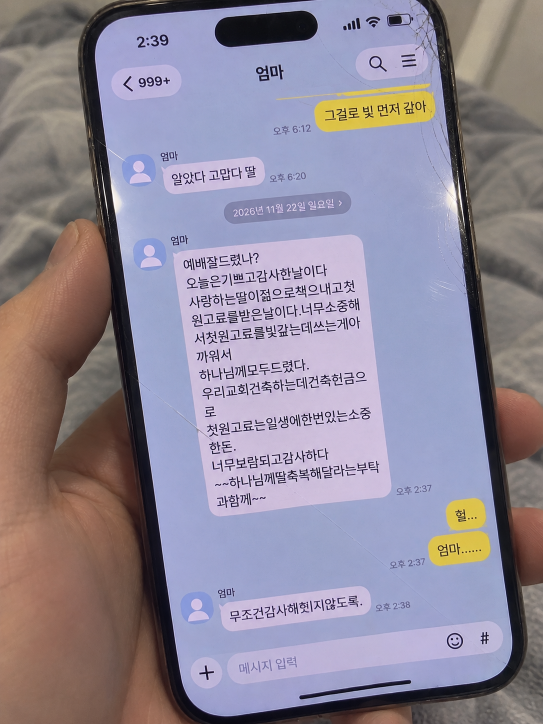
#> input picture jobs/2026-11-22-kakao-church-mom/src/chatgpt_photo.png, 1086 x 1448 px (shown at 1/2 size)
$ python retext.py
#> lines starting #> are read from the running program, lines starting #| are printed output that depends on the picture; after the words box and inside, x2 and y2 are one past the last pixel; in counts of white or black regions, pixels touching at a corner belong together
"""ChatGPT 손폰 사진의 말풍선·이름·시간 글씨를 전부 다시 씀.
말풍선마다 따로 원근 변환(렌더 말풍선 4모서리 → 사진 말풍선 4모서리)을 구해, 그 말풍선 글씨와 옆 시간·위 이름을 옮겨 씀.
사진의 기존 글씨는 inpaint로 지우고, 새 글씨는 사진 바탕색을 어둡게 한 색으로 얹음(색조·금·반사 유지)."""
import numpy as np, cv2
from PIL import Image
P = np.array(Image.open("src/chatgpt_photo.png").convert("RGB"))
#> P is the input picture: shape (1448, 1086, 3); mean R, G, B 143.7, 136, 151.3
R = np.array(Image.open("out/kakao_screen.png").convert("RGB"))
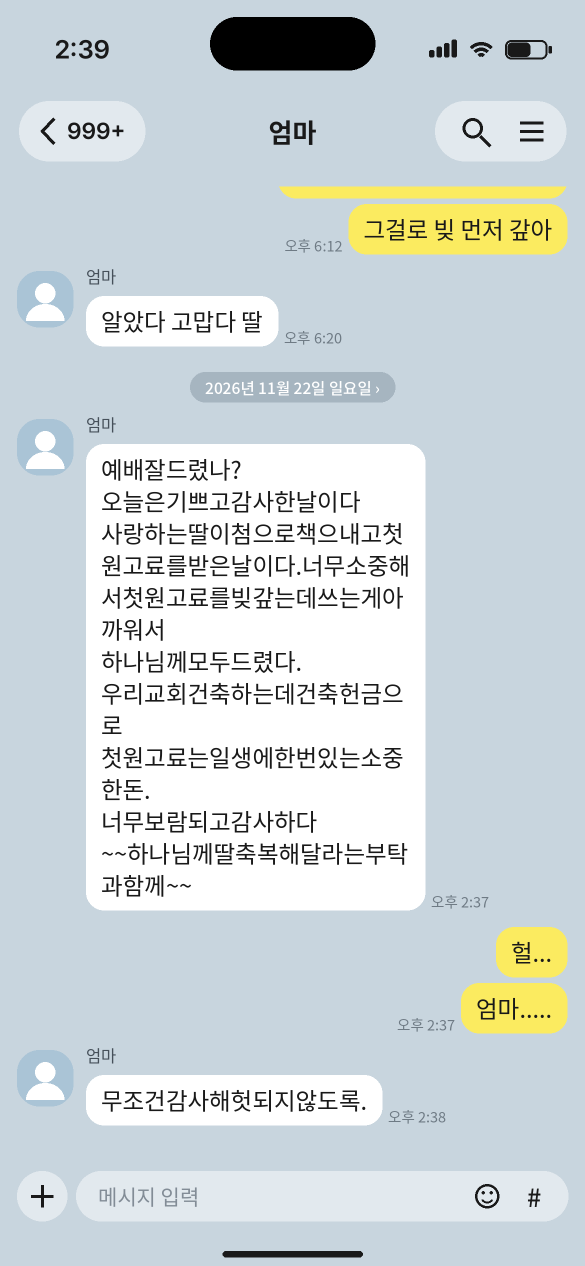
#> input picture jobs/2026-11-22-kakao-church-mom/out/kakao_screen.png, 1170 x 2532 px (shown at 1/2 size)
#> R is the input picture: shape (2532, 1170, 3); mean R, G, B 206.8, 215.3, 217.5
Pi, Ri = P.astype(int), R.astype(int)
h, w = P.shape[:2]
#> h = 1448; w = 1086

def bubble_quad(mask, seed):
    m = cv2.morphologyEx(mask.astype(np.uint8), cv2.MORPH_CLOSE, np.ones((15, 15), np.uint8))
    m = cv2.morphologyEx(m, cv2.MORPH_OPEN, np.ones((5, 5), np.uint8))
    n, lab, st, _ = cv2.connectedComponentsWithStats(m)
    def dist(j):
        x, y, ww, hh, ar = st[j]
        if ar < 1500: return 1e9
        dx = max(x - seed[0], 0, seed[0] - (x + ww)); dy = max(y - seed[1], 0, seed[1] - (y + hh))
        return dx + dy
    i = min(range(1, n), key=dist)
    cnt, _ = cv2.findContours((lab == i).astype(np.uint8), cv2.RETR_EXTERNAL, cv2.CHAIN_APPROX_NONE)
    c = max(cnt, key=cv2.contourArea)
    box = cv2.boxPoints(cv2.minAreaRect(c))
    s = box.sum(1); d = box[:, 1] - box[:, 0]
    return np.array([box[s.argmin()], box[d.argmin()], box[s.argmax()], box[d.argmax()]], np.float32), (lab == i)

pw = (Pi[..., 0] > 185) & (Pi[..., 2] > 190) & (Pi[..., 0] - Pi[..., 2] > -30)
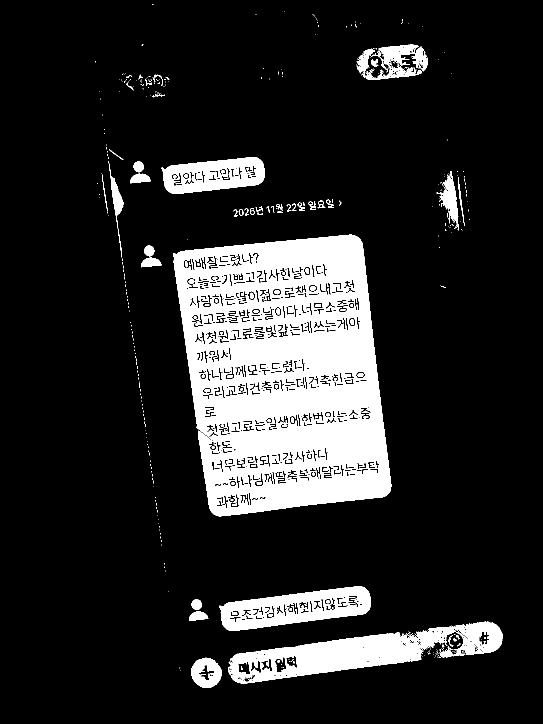
#> pw: shape (1448, 1086) bool (shown at 1/2 size); 14.9% white; 460 white regions (350 under 20 px), largest, box (x1, y1, x2, y2) and area: (346, 469, 783, 1033) 166070, (456, 1243, 1005, 1368) 26622, (439, 1173, 742, 1262) 14220
py = (Pi[..., 0] > 170) & (Pi[..., 2] < 140)
#> py: shape (1448, 1086) bool; 3.5% white; 245 white regions (207 under 20 px), largest, box (x1, y1, x2, y2) and area: (0, 565, 112, 1174) 22290, (629, 182, 871, 264) 12817, (857, 1062, 981, 1132) 6377
py0 = py.copy(); py0[:186] = False
#> after `py0[:186] = False`: py0: shape (1448, 1086) bool; 3.4% white; 210 white regions (173 under 20 px), largest, box (x1, y1, x2, y2) and area: (0, 565, 112, 1174) 22290, (629, 186, 871, 264) 12690, (857, 1062, 981, 1132) 6377
rw = (Ri[..., 0] > 250) & (Ri[..., 1] > 250)
#> rw: shape (2532, 1170) bool; 21.9% white; 106 white regions (1 under 20 px), largest, box (x1, y1, x2, y2) and area: (172, 888, 851, 1821) 544999, (172, 2150, 765, 2251) 50655, (172, 592, 557, 693) 32898
ry = (Ri[..., 2] < 150) & (Ri[..., 0] > 230)
#> ry: shape (2532, 1170) bool; 2.8% white; 12 white regions, largest, box (x1, y1, x2, y2) and area: (697, 408, 1135, 509) 37894, (922, 1966, 1135, 2067) 18379, (558, 373, 1133, 397) 13340
ry[:405] = False  # 잘린 위쪽 노란 띠 제외
#> ry: shape (2532, 1170) bool; 2.4% white; 11 white regions, largest, box (x1, y1, x2, y2) and area: (697, 408, 1135, 509) 37894, (922, 1966, 1135, 2067) 18379, (992, 1854, 1135, 1955) 12397
# (렌더 마스크, 렌더 씨앗, 사진 마스크, 사진 씨앗, 옆으로 넓힐 방향)
B = [
    (ry, (900, 450), py0, (645, 225), "none"),
    (rw, (180, 640), pw, (340, 345), "right"),
    (rw, (180, 1300), pw, (360, 700), "right"),
    (ry, (1060, 1900), py, (905, 1025), "none"),
    (ry, (1000, 2010), py, (880, 1100), "left"),
    (rw, (180, 2200), pw, (450, 1225), "right"),
]
Rl = R.astype(np.float32).mean(2)
Rbg = np.maximum(cv2.medianBlur(R, 41).astype(np.float32).mean(2), Rl)
alpha_r = np.clip((Rbg - Rl) / np.maximum(Rbg - 25, 1), 0, 1)
alpha_r[380:520, :690] = 0  # 첫 노란 말풍선 옆 시간은 사진 것 유지
#> alpha_r: shape (2532, 1170) float32; min 0, max 1, mean 0.033
Pl = P.astype(np.float32).mean(2)
Pbg = cv2.medianBlur(P, 31).astype(np.float32).mean(2)
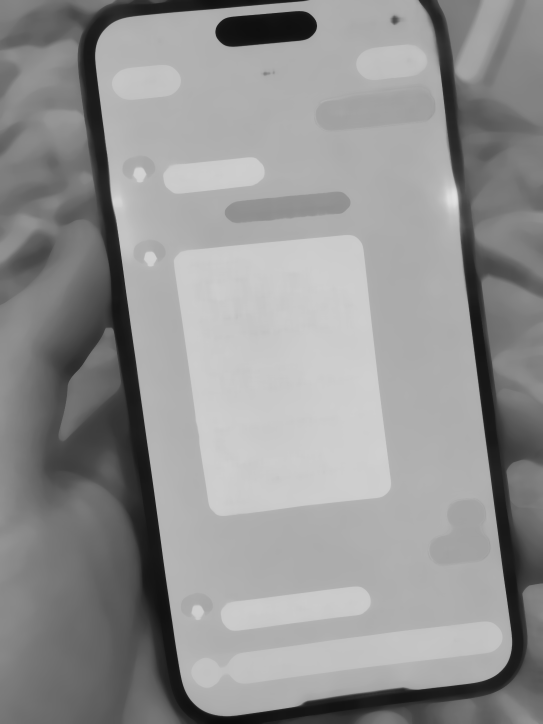
#> Pbg: shape (1448, 1086) float32 (shown at 1/2 size); min 11, max 227, mean 146.4
AW = np.zeros((h, w), np.float32); ER = np.zeros((h, w), np.uint8)
dbg = P.copy()
for rm, rs, pm, ps, side in B:
    rq, rmask = bubble_quad(rm, rs)
    pq, pmask = bubble_quad(pm, ps)
    Hm = cv2.getPerspectiveTransform(rq, pq)
    x0, y0 = rq[:, 0].min(), rq[:, 1].min(); x1, y1 = rq[:, 0].max(), rq[:, 1].max()
    # 렌더 영역: 말풍선 + 옆 시간(160px) + 위 이름(흰 말풍선, 첫 줄만)
    reg = np.zeros(Rl.shape, np.uint8)
    ex0 = x0 - (175 if side == "left" else 0); ex1 = x1 + (175 if side == "right" else 0)
    ey0 = y0 - (58 if side == "right" else 0)
    cv2.rectangle(reg, (int(ex0), int(ey0)), (int(ex1), int(y1) + 4), 1, -1)
    reg[:, :160] = 0
    a = cv2.warpPerspective(alpha_r * reg, Hm, (w, h), flags=cv2.INTER_AREA)
    AW = np.maximum(AW, a)
    preg = cv2.warpPerspective(reg.astype(np.float32), Hm, (w, h)) > 0.5
    old = ((Pbg - Pl) > 28) & preg
    ER |= (cv2.dilate(old.astype(np.uint8), np.ones((5, 5), np.uint8)) & preg.astype(np.uint8))
    cv2.polylines(dbg, [np.int32(pq)], True, (255, 0, 0), 2)
    cv2.polylines(dbg, [np.int32(cv2.perspectiveTransform(rq[None], Hm)[0])], True, (0, 200, 0), 1)
#> this loop made 6 passes
#> (rs, ps, side) on passes 1 to 5: ((900, 450), (645, 225), 'none'), ((180, 640), (340, 345), 'right'), ((180, 1300), (360, 700), 'right'), ((1060, 1900), (905, 1025), 'none'), ((1000, 2010), (880, 1100), 'left')
#> (rs, ps, side) on pass 6: ((180, 2200), (450, 1225), 'right')
#> pass 1, in bubble_quad, `n, lab, st, _ = cv2.connectedComponentsWithStats(m)`:
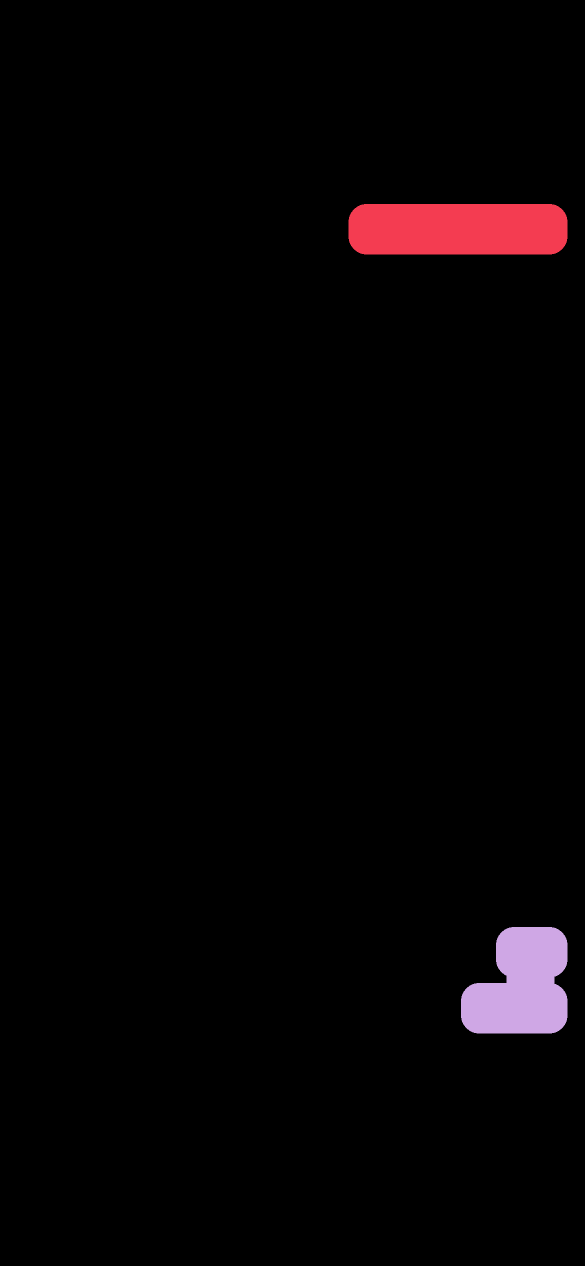
#> lab: shape (2532, 1170) int32 (shown at 1/2 size); 3 distinct labels, from 0 to 2; one colour per label, 0 black
#> pass 1, in bubble_quad (call 2), `m = cv2.morphologyEx(mask.astype(np.uint8), cv2.MORPH_CLOSE, np.ones((..`:
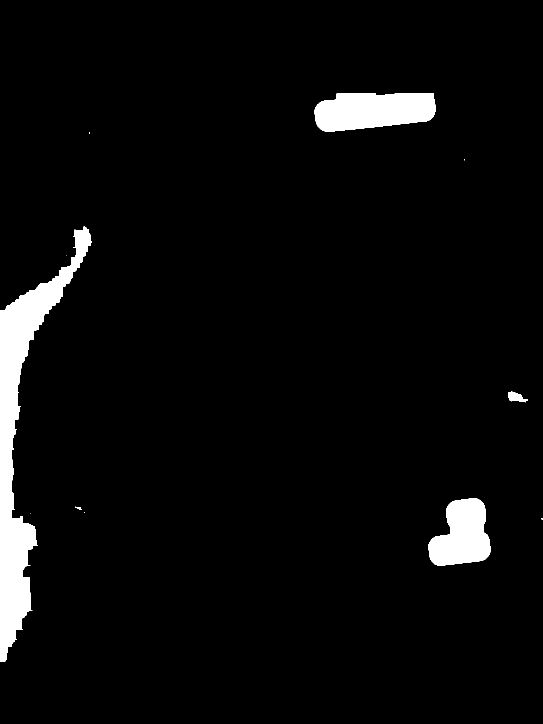
#> m: shape (1448, 1086) (shown at 1/2 size); values 0 (black) and 1 (white), 4.2% white; 11 white regions (6 under 20 px), largest, box (x1, y1, x2, y2) and area: (0, 452, 184, 1324) 38192, (629, 186, 871, 264) 15177, (857, 996, 981, 1132) 11785, (1016, 783, 1056, 805) 488, (150, 1013, 163, 1020) 43
#> after the loop: ER: shape (1448, 1086); values 0 (black) and 1 (white), 5.9% white; 44 white regions (1 under 20 px), largest, box (x1, y1, x2, y2) and area: (386, 813, 744, 911) 9312, (387, 631, 723, 691) 7692, (377, 558, 712, 619) 7497
#> after the loop:
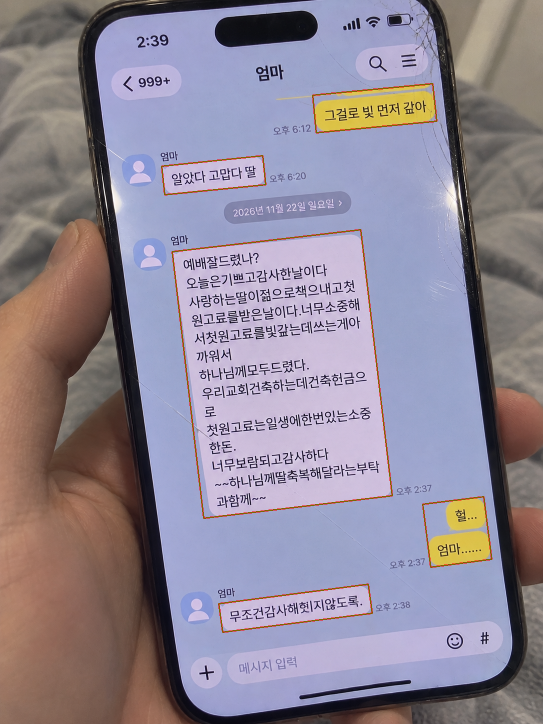
#> dbg: shape (1448, 1086, 3) (shown at 1/2 size); 0.79% of pixels changed, all inside (x1, y1, x2, y2) = (322, 166, 985, 1266)
#> after the loop: reg: shape (2532, 1170); values 0 (black) and 1 (white), 4.2% white; 1 white region, box (x1, y1, x2, y2) and area: (172, 2092, 940, 2255) 125184
ER |= (cv2.dilate((AW > 0.08).astype(np.uint8), np.ones((5, 5), np.uint8)))
#> ER: shape (1448, 1086); values 0 (black) and 1 (white), 7.5% white; 46 white regions (1 under 20 px), largest, box (x1, y1, x2, y2) and area: (377, 586, 723, 691) 19484, (386, 808, 744, 911) 11461, (373, 551, 712, 619) 9573
bg = cv2.inpaint(P, ER * 255, 5, cv2.INPAINT_TELEA).astype(np.float32)
a = cv2.GaussianBlur(AW, (0, 0), 0.55)[..., None]
out = bg * (1 - a) + (bg * 0.2) * a
out += np.random.default_rng(3).normal(0, 2.0, out.shape) * (ER[..., None] > 0)
O = Image.fromarray(np.clip(out, 0, 255).astype(np.uint8)); O.save("out/01_chatgpt_fixed.png")
O.crop((200, 120, 1000, 700)).save("/tmp/r1.png"); O.crop((200, 650, 1050, 1300)).save("/tmp/r2.png")
Image.fromarray(dbg).resize((543, 724)).save("/tmp/dbg.png")
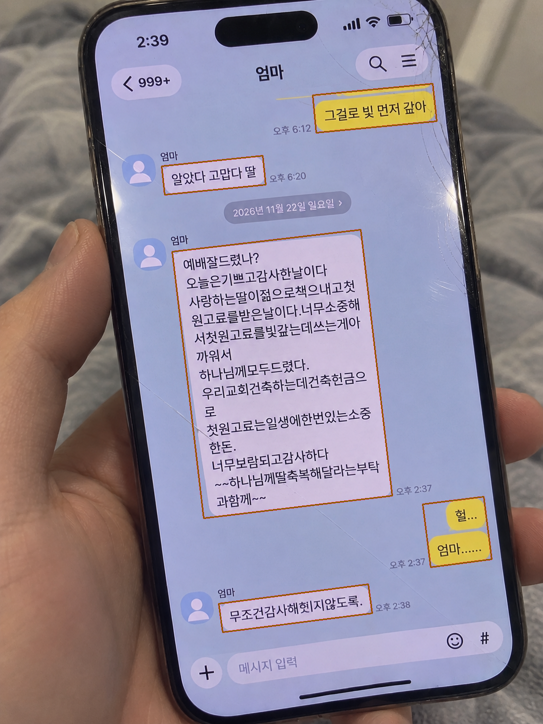
#> saved as dbg.png: PIL image 543x724 RGB; mean R, G, B 143.6, 135.2, 149.7
